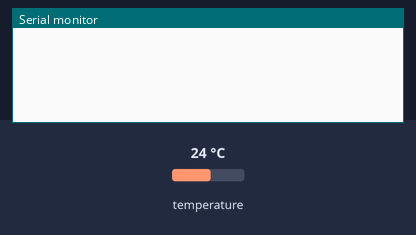
The sketch below on a simulated Arduino Nano 33 BLE. Shown: the last lines printed to the serial monitor. The inputs (shaded band) are chosen by the test bench; at power-on: temperature 24 °C.

Above: at 1.2 s.
1.3 s: temperature set to 12 °C
At 2.8 s:
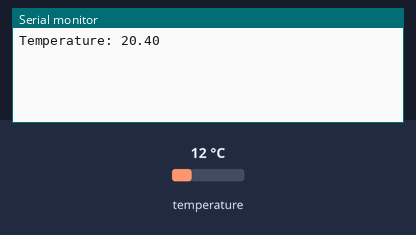
4.5 s: temperature set to 19 °C
At 7.0 s:
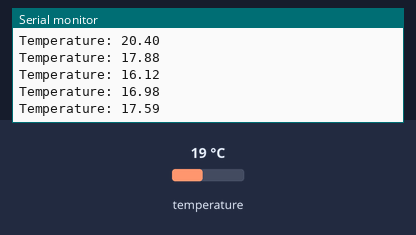
Timing chart, 0 to 8.5 s (numbered marks = the images above; inputs shaded):
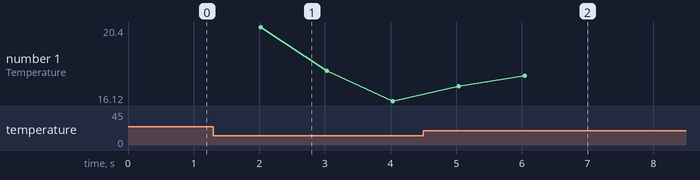

The sketch:

TempSenseEWMA.ino
```cpp
#include <Arduino_HTS221.h>

float alphaTemp = 0.3; // Alpha value for temperature
float betaTemp = 0.5;  // Threshold for temperature change
float previousTemp = 0.0;

void setup() {
  Serial.begin(9600);

  if (!HTS.begin()) {
    Serial.println("Failed to initialize humidity and temperature sensor!");
    while (1);
  }

  previousTemp = HTS.readTemperature();
}

void loop() {
  float currentTemp = HTS.readTemperature();
  float tempEWMA = alphaTemp * currentTemp + (1 - alphaTemp) * previousTemp;

  if (abs(tempEWMA - previousTemp) > betaTemp) {
    Serial.print("Temperature: ");
    Serial.println(tempEWMA);
  }

  previousTemp = tempEWMA;
  delay(1000); // Delay for a second before next reading
}
```

Measured:
- after the input at 1.3 s, the serial monitor: prints a new line after 0.72 s (image 1)
- after the input at 4.5 s, the serial monitor: prints a new line after 0.54 s (image 2)
- plotted number 1: 16.12 → 17.59 after the input at 4.5 s
